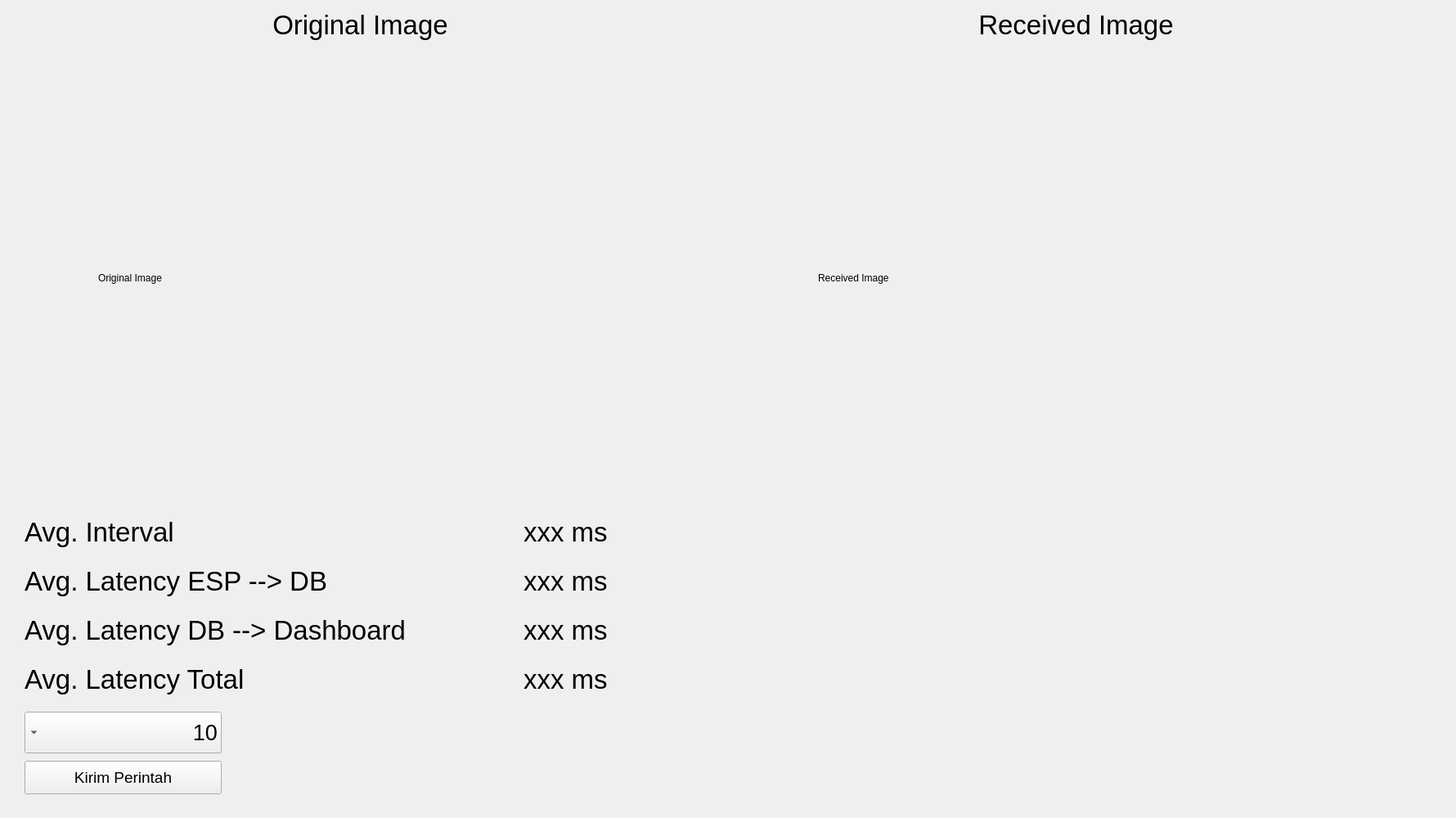
<?xml version="1.0" encoding="UTF-8"?>
<ui version="4.0">
 <class>MainWindow</class>
 <widget class="QMainWindow" name="MainWindow">
  <property name="geometry">
   <rect>
    <x>0</x>
    <y>0</y>
    <width>1780</width>
    <height>1000</height>
   </rect>
  </property>
  <property name="minimumSize">
   <size>
    <width>1780</width>
    <height>1000</height>
   </size>
  </property>
  <property name="maximumSize">
   <size>
    <width>1780</width>
    <height>1000</height>
   </size>
  </property>
  <property name="windowTitle">
   <string>Dashboard UTS IoT</string>
  </property>
  <widget class="QWidget" name="centralwidget">
   <property name="minimumSize">
    <size>
     <width>1780</width>
     <height>1000</height>
    </size>
   </property>
   <property name="maximumSize">
    <size>
     <width>1780</width>
     <height>1000</height>
    </size>
   </property>
   <widget class="QLabel" name="image_original">
    <property name="geometry">
     <rect>
      <x>120</x>
      <y>100</y>
      <width>640</width>
      <height>480</height>
     </rect>
    </property>
    <property name="text">
     <string>Original Image</string>
    </property>
   </widget>
   <widget class="QLabel" name="image_received">
    <property name="geometry">
     <rect>
      <x>1000</x>
      <y>100</y>
      <width>640</width>
      <height>480</height>
     </rect>
    </property>
    <property name="text">
     <string>Received Image</string>
    </property>
   </widget>
   <widget class="QLabel" name="label">
    <property name="geometry">
     <rect>
      <x>120</x>
      <y>10</y>
      <width>641</width>
      <height>41</height>
     </rect>
    </property>
    <property name="font">
     <font>
      <pointsize>25</pointsize>
      <weight>50</weight>
      <bold>false</bold>
     </font>
    </property>
    <property name="text">
     <string>Original Image</string>
    </property>
    <property name="alignment">
     <set>Qt::AlignCenter</set>
    </property>
   </widget>
   <widget class="QLabel" name="label_2">
    <property name="geometry">
     <rect>
      <x>1000</x>
      <y>10</y>
      <width>631</width>
      <height>41</height>
     </rect>
    </property>
    <property name="font">
     <font>
      <pointsize>25</pointsize>
      <weight>50</weight>
      <bold>false</bold>
     </font>
    </property>
    <property name="text">
     <string>Received Image</string>
    </property>
    <property name="alignment">
     <set>Qt::AlignCenter</set>
    </property>
   </widget>
   <widget class="QLabel" name="label_3">
    <property name="geometry">
     <rect>
      <x>30</x>
      <y>630</y>
      <width>511</width>
      <height>41</height>
     </rect>
    </property>
    <property name="font">
     <font>
      <pointsize>25</pointsize>
      <weight>50</weight>
      <bold>false</bold>
     </font>
    </property>
    <property name="text">
     <string>Avg. Interval</string>
    </property>
    <property name="alignment">
     <set>Qt::AlignLeading|Qt::AlignLeft|Qt::AlignVCenter</set>
    </property>
   </widget>
   <widget class="QLabel" name="label_4">
    <property name="geometry">
     <rect>
      <x>30</x>
      <y>690</y>
      <width>501</width>
      <height>41</height>
     </rect>
    </property>
    <property name="font">
     <font>
      <pointsize>25</pointsize>
      <weight>50</weight>
      <bold>false</bold>
     </font>
    </property>
    <property name="text">
     <string>Avg. Latency ESP --&gt; DB</string>
    </property>
    <property name="alignment">
     <set>Qt::AlignLeading|Qt::AlignLeft|Qt::AlignVCenter</set>
    </property>
   </widget>
   <widget class="QComboBox" name="loops_input">
    <property name="geometry">
     <rect>
      <x>30</x>
      <y>870</y>
      <width>241</width>
      <height>51</height>
     </rect>
    </property>
    <property name="font">
     <font>
      <pointsize>20</pointsize>
     </font>
    </property>
    <property name="layoutDirection">
     <enum>Qt::RightToLeft</enum>
    </property>
    <item>
     <property name="text">
      <string>10</string>
     </property>
    </item>
    <item>
     <property name="text">
      <string>20</string>
     </property>
    </item>
    <item>
     <property name="text">
      <string>100</string>
     </property>
    </item>
   </widget>
   <widget class="QPushButton" name="send_button">
    <property name="geometry">
     <rect>
      <x>30</x>
      <y>930</y>
      <width>241</width>
      <height>41</height>
     </rect>
    </property>
    <property name="font">
     <font>
      <pointsize>14</pointsize>
      <weight>50</weight>
      <bold>false</bold>
     </font>
    </property>
    <property name="text">
     <string>Kirim Perintah</string>
    </property>
   </widget>
   <widget class="QLabel" name="interval_label">
    <property name="geometry">
     <rect>
      <x>640</x>
      <y>630</y>
      <width>781</width>
      <height>41</height>
     </rect>
    </property>
    <property name="font">
     <font>
      <pointsize>25</pointsize>
      <weight>50</weight>
      <bold>false</bold>
     </font>
    </property>
    <property name="text">
     <string>xxx ms</string>
    </property>
    <property name="alignment">
     <set>Qt::AlignLeading|Qt::AlignLeft|Qt::AlignVCenter</set>
    </property>
   </widget>
   <widget class="QLabel" name="latency_esp_db_label">
    <property name="geometry">
     <rect>
      <x>640</x>
      <y>690</y>
      <width>781</width>
      <height>41</height>
     </rect>
    </property>
    <property name="font">
     <font>
      <pointsize>25</pointsize>
      <weight>50</weight>
      <bold>false</bold>
     </font>
    </property>
    <property name="text">
     <string>xxx ms</string>
    </property>
    <property name="alignment">
     <set>Qt::AlignLeading|Qt::AlignLeft|Qt::AlignVCenter</set>
    </property>
   </widget>
   <widget class="QLabel" name="label_5">
    <property name="geometry">
     <rect>
      <x>30</x>
      <y>750</y>
      <width>501</width>
      <height>41</height>
     </rect>
    </property>
    <property name="font">
     <font>
      <pointsize>25</pointsize>
      <weight>50</weight>
      <bold>false</bold>
     </font>
    </property>
    <property name="text">
     <string>Avg. Latency DB --&gt; Dashboard</string>
    </property>
    <property name="alignment">
     <set>Qt::AlignLeading|Qt::AlignLeft|Qt::AlignVCenter</set>
    </property>
   </widget>
   <widget class="QLabel" name="latency_db_dashboard_label">
    <property name="geometry">
     <rect>
      <x>640</x>
      <y>750</y>
      <width>781</width>
      <height>41</height>
     </rect>
    </property>
    <property name="font">
     <font>
      <pointsize>25</pointsize>
      <weight>50</weight>
      <bold>false</bold>
     </font>
    </property>
    <property name="text">
     <string>xxx ms</string>
    </property>
    <property name="alignment">
     <set>Qt::AlignLeading|Qt::AlignLeft|Qt::AlignVCenter</set>
    </property>
   </widget>
   <widget class="QLabel" name="latency_total_label">
    <property name="geometry">
     <rect>
      <x>640</x>
      <y>810</y>
      <width>781</width>
      <height>41</height>
     </rect>
    </property>
    <property name="font">
     <font>
      <pointsize>25</pointsize>
      <weight>50</weight>
      <bold>false</bold>
     </font>
    </property>
    <property name="text">
     <string>xxx ms</string>
    </property>
    <property name="alignment">
     <set>Qt::AlignLeading|Qt::AlignLeft|Qt::AlignVCenter</set>
    </property>
   </widget>
   <widget class="QLabel" name="label_6">
    <property name="geometry">
     <rect>
      <x>30</x>
      <y>810</y>
      <width>501</width>
      <height>41</height>
     </rect>
    </property>
    <property name="font">
     <font>
      <pointsize>25</pointsize>
      <weight>50</weight>
      <bold>false</bold>
     </font>
    </property>
    <property name="text">
     <string>Avg. Latency Total</string>
    </property>
    <property name="alignment">
     <set>Qt::AlignLeading|Qt::AlignLeft|Qt::AlignVCenter</set>
    </property>
   </widget>
  </widget>
 </widget>
 <resources/>
 <connections/>
</ui>
